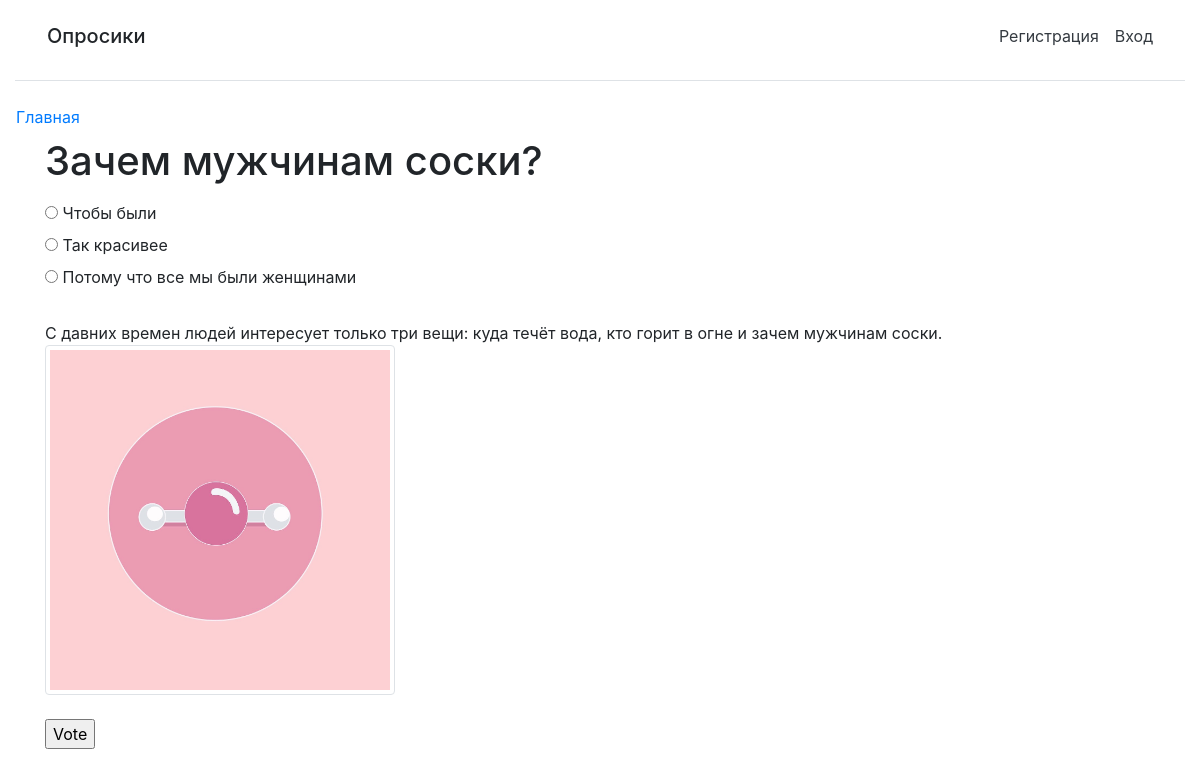
/1/, run on the app's committed database.
### polls/models.py (models this page shows, shortened)
class Question(models.Model):
    question_text = models.CharField(max_length=200)
    pub_date = models.DateTimeField('date published')
    post_description = models.CharField(default='', max_length=200, verbose_name='Краткое описание')
    poll_description = models.CharField(default='', max_length=200, verbose_name='Подробное описание')
    img = models.ImageField(default='default_poll.jpg', max_length=200, verbose_name='Картинка', upload_to='vote_pics', blank=True, null=True,
                            validators=[FileExtensionValidator(allowed_extensions=['png', 'jpg', 'jpeg'])])

class Choice(models.Model):
    question = models.ForeignKey(Question, on_delete=models.CASCADE)
    choice_text = models.CharField(max_length=200)
    votes = models.IntegerField(default=0)

### polls/views.py (the view)
# urls.py: path('<int:pk>/', views.DetailView.as_view(), name='detail'),
class DetailView(generic.DetailView):
    model = Question
    template_name = 'polls/detail.html'

### polls/templates/polls/detail.html (shortened to what this page needs)
{% extends "polls/basic.html" %}
{% block content %}
<form action="{% url 'polls:vote' question.id %}" method="post">
    <fieldset>
        <legend>
            <h1>{{question.question_text}}</h1>
        </legend>
        {% for choice in question.choice_set.all %}
        <input type="radio" name="choice" id="choice{{forloop.counter}}" value="{{choice.id}}">
        <label for="choice{{forloop.counter}}">{{choice.choice_text}}</label><br>
        {% endfor %}
        <br>
        <div>{{ question.poll_description }}</div>
        <img class="img-thumbnail" src="{{question.img.url }}" height="350" width="350">
    </fieldset>
    <br>
<input type="submit" value="Vote">
</form>
{% endblock %}

### data on the page
Question: question_text "Зачем мужчинам соски?", poll_description "С давних времен людей интересует только три вещи: куда течёт вода, кто горит в огне и зачем мужчинам соски.", img (picture)
Choice: choice_text "Чтобы были"
Choice: choice_text "Так красивее"
Choice: choice_text "Потому что все мы были женщинами"
